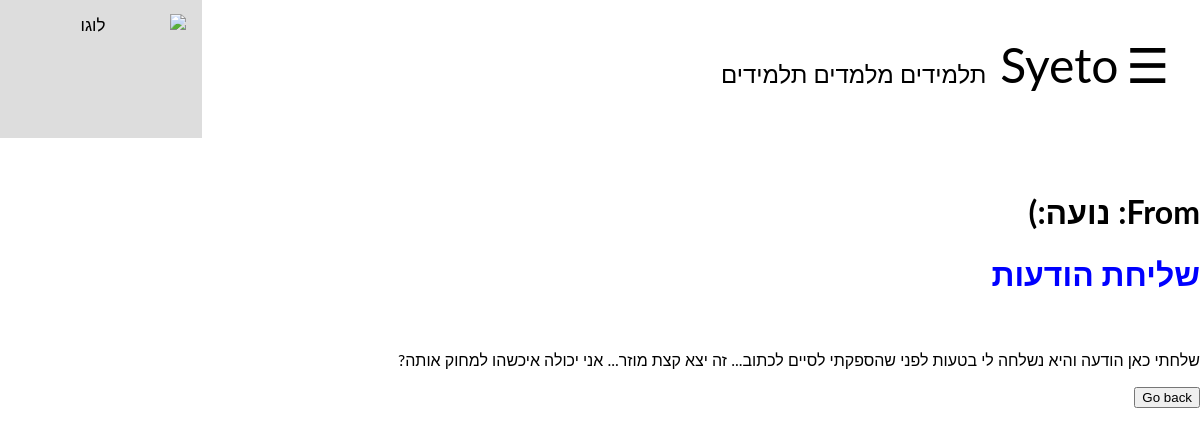
/admin_options/admin_messages/view_admin_msg/KDSY (signed in), run on the app's committed database.
### tables this page shows
CREATE TABLE "messages" (
	"messageID"	TEXT,
	"topic"	TEXT,
	"sender"	TEXT,
	"content"	TEXT,
	"date"	TEXT,
	"is_read"	TEXT,
	PRIMARY KEY("messageID")
);

### Application.py (the view)
@app.route('/admin_options/admin_messages/view_admin_msg/<msg_id>')
def view_admin_msg(msg_id):
    if 'user' in session:
        if DataBaseFunctions.is_admin(session['user']):
            msg = DataBaseFunctions.get_message(msg_id)
            DataBaseFunctions.make_msg_read(msg_id)
            return render_template('view_admin_msg.html',
                                   sender=msg.sender,
                                   topic=msg.topic,
                                   content=msg.content)
    return redirect('/homePage')

### Application.py (called while the page is built)
@app.before_request
def update_lessons_offers():
    if 'user' in session:
        DataBaseFunctions.update_lessons_offers_that_have_passed(session['user'])
        DataBaseFunctions.update_lessons_offers_that_are_no_longer_relevant(session['user'])

@app.before_request
def update_last_login():
    if 'user' in session:
        DataBaseFunctions.update_last_login(session['user'])

@app.before_request
def update_lessons_requests_quantity():
    if 'user' in session:
        session['new_lessons_offers'] = DataBaseFunctions.number_of_lessons_requests(session['user'])
        session['new_messages'] = DataBaseFunctions.number_of_new_messages(session['user'])
        session['new_friend_requests'] = DataBaseFunctions.number_of_friend_requests(session['user'])
        session['lessons'] = DataBaseFunctions.number_of_lessons(session['user'])

### DataBaseFunctions.py (called while the page is built, shortened)
    @staticmethod # מחזיר מחרוזת המכילה את התאריך הנוכחי
    def get_date():
        import datetime
        date = str(datetime.datetime.now()).split(' ')[0]
        date = date.split('-')
        date.reverse()
        date = '/'.join(date)
        return date

    @staticmethod # מחזירה מחרוזת המכילה את השעה הנוכחית
    def get_time():
        import datetime
        date = str(datetime.datetime.now()).split(' ')[1]
        date=date.split(':')
        return (date[0]+':'+date[1])

    @staticmethod # מחזירה אמת אם המשתמש מנהל מערכת
    def is_admin(username):
        conn = sqlite3.connect('database.db', timeout=2)
        admin = conn.execute("select is_admin from users where username=?", (username,))
        for row in admin:
            admin = row[0]
        if admin == "yes":
            return True
        return False

    @staticmethod # מקבלת ID של הודעה מבסיס הנתונים ומחזירה אותה כטיפוס
    def get_message(msg_id):
        conn = sqlite3.connect('database.db', timeout=2)
        msg = conn.execute("select * from messages where messageID = ?", (msg_id,))
        for row in msg:
            msg = row
        msg_atts = list(msg)
        msg_to_return = Message(id=msg_atts[0],
                                topic=msg_atts[1],
                                sender=msg_atts[2],
                                content=msg_atts[3],
                                date=msg_atts[4],
                                is_read=msg_atts[5]
        )
        return msg_to_return

    @staticmethod # מקבלת רשימה של שיעורים ומחזירה אותם מסודרים על פי סדר כרונולוגי
    def sort_lessons_by_date_and_time(lessons):
        return lessons

### templates/view_admin_msg.html
{% extends "registeredLayout.html" %}
{% block body %}
<h1>From: {{sender}}</h1>
<h1><font color="blue">{{topic}}</font></h1>
<br>
<p>{{content}}</p>
<button type="submit" onclick="location.href='/admin_options/admin_messages'">Go back</button>
{% endblock %}

### templates/generalLayout.html (style rules this page uses)
body { margin: 0; font-family: Arial, Helvetica, sans-serif; }
body { font-family: "Lato", sans-serif; }
body { padding: 0px; }

### data on the page
messages: sender "נועה:)", topic "שליחת הודעות", content "שלחתי כאן הודעה והיא נשלחה לי בטעות לפני שהספקתי לסיים לכתוב... זה יצא קצת מוזר... אני יכולה איכשהו למחוק אותה?"
